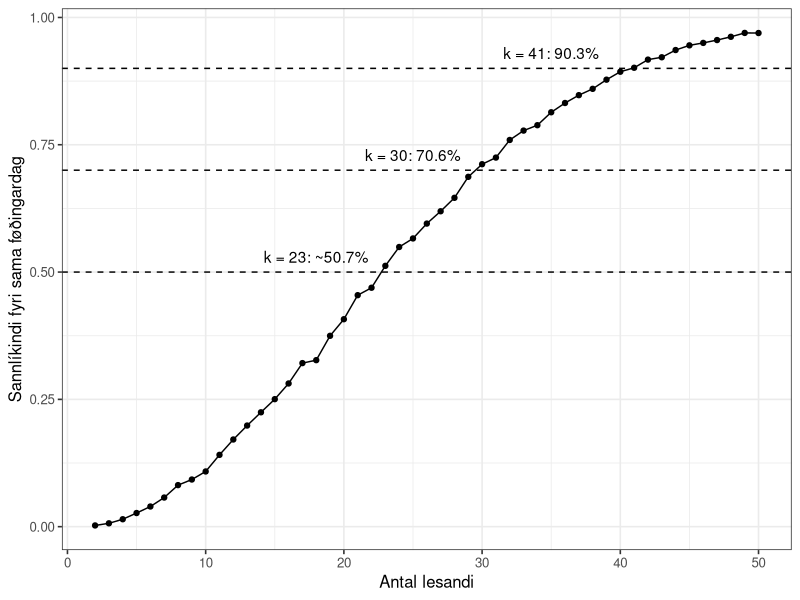
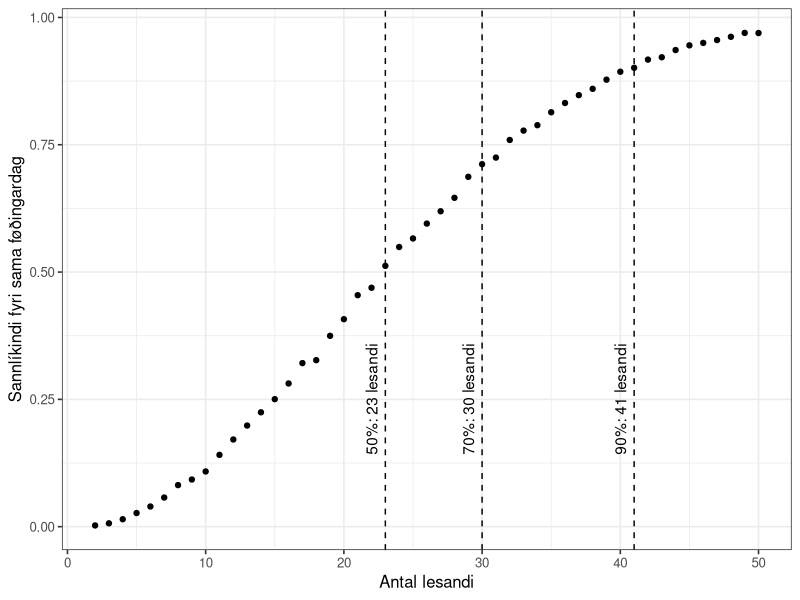
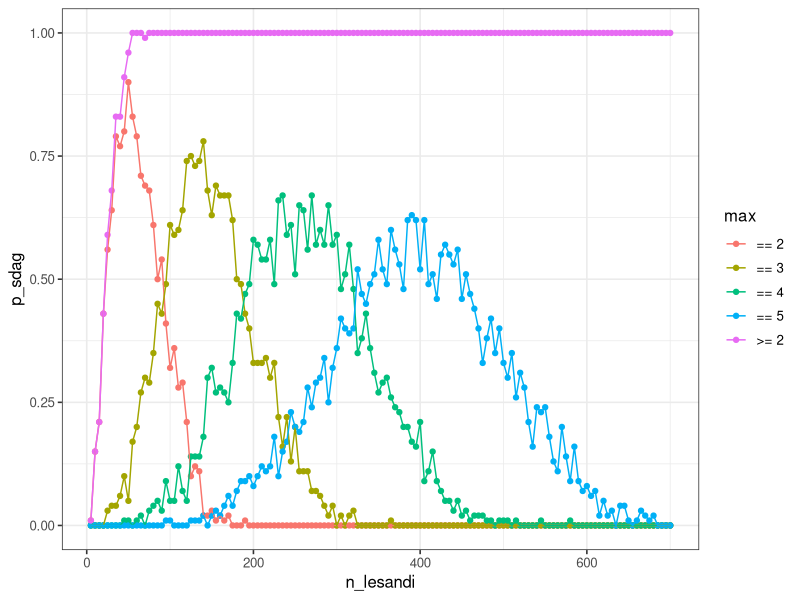
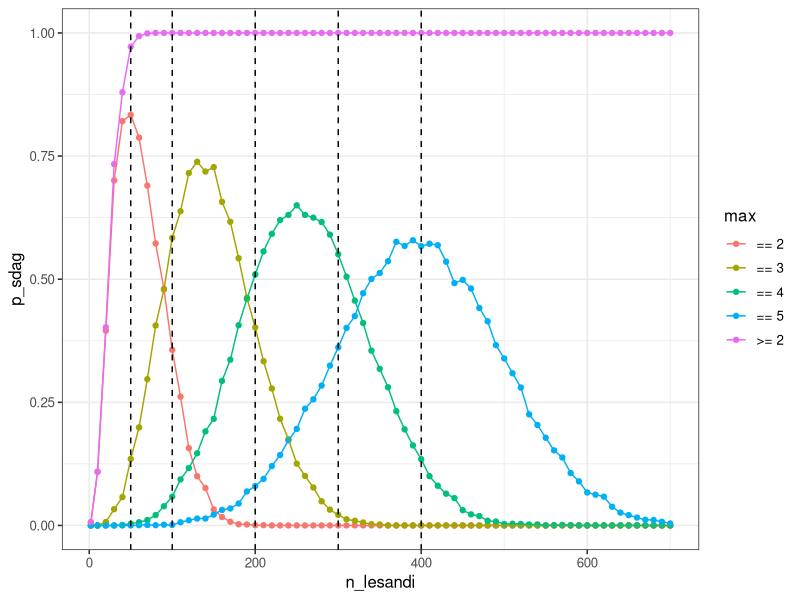
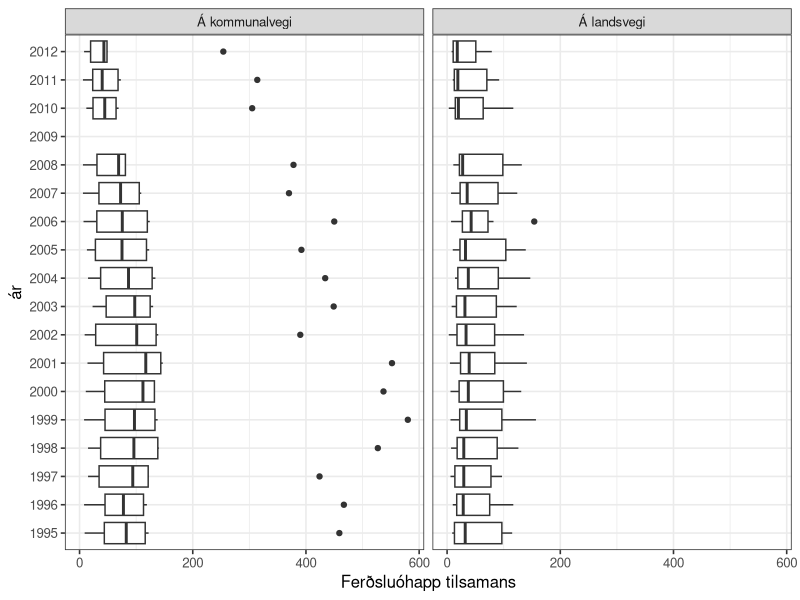
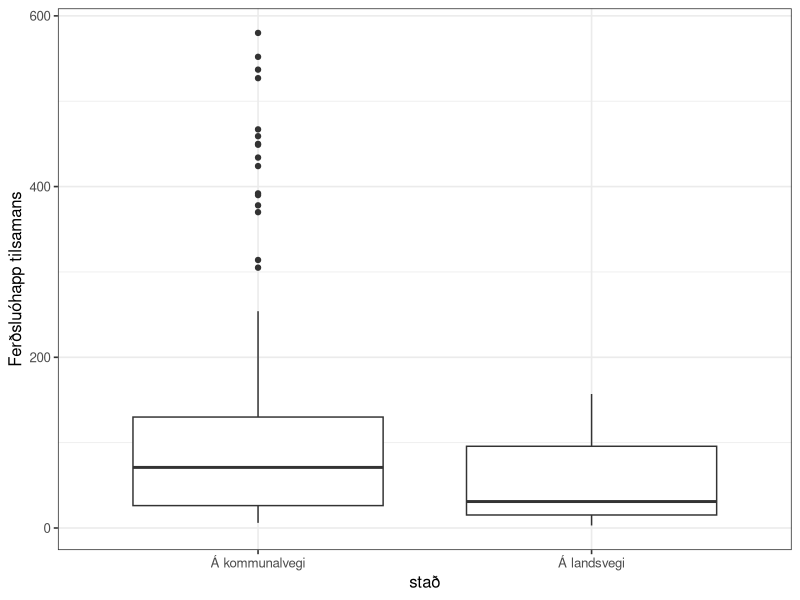
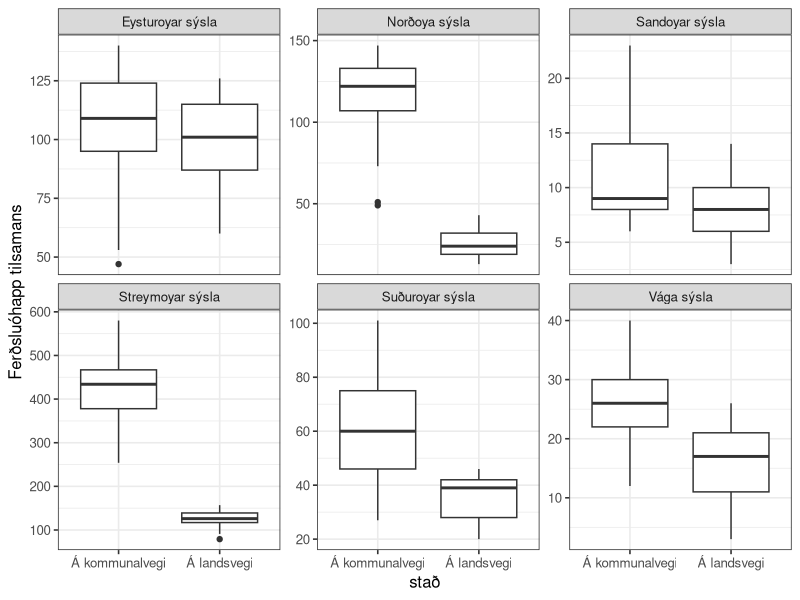
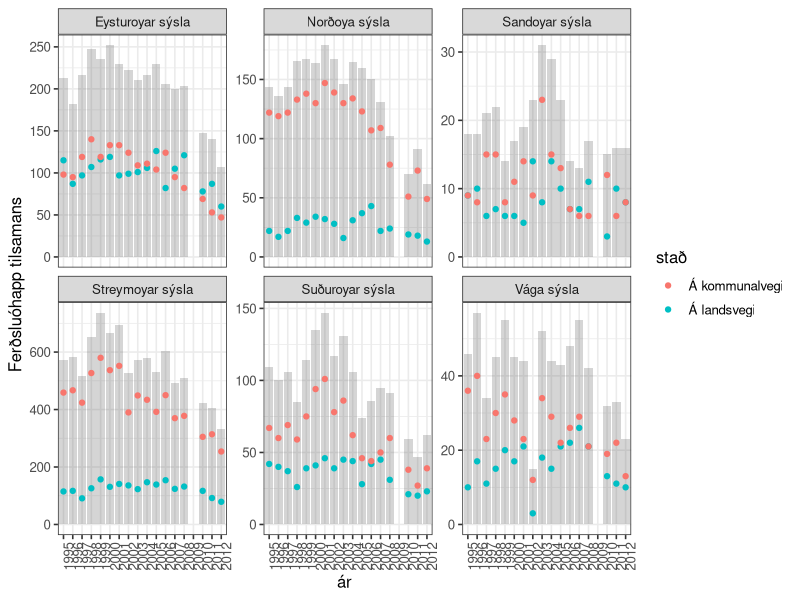

These figures' R source, in order: (Note: this script raises an error after producing the figures.)
## ---- chunk 1
knitr::opts_chunk$set(echo = TRUE)

options(dplyr.summarise.inform = FALSE)
library(tidyverse)

# set theme used for plotting
theme_set(theme_bw(base_size = 12))

## ---- chunk 2
n_lesandi <- 2:10
roynd_nr <- 1:2

sama_fdag <- crossing(n_lesandi, roynd_nr)
sama_fdag
## ---- chunk 3
sama_fdag <- mutate(
  sama_fdag,
  fdag = map(n_lesandi, ~ sample(365, ., replace = TRUE)))

sama_fdag
## ---- chunk 4
str(sama_fdag$fdag)
## ---- chunk 5
sama_fdag <- mutate(sama_fdag, nakar_sdag = map_lgl(fdag, ~ any(duplicated(.x))))
sama_fdag

## ---- chunk 6
p_samadag <- sama_fdag %>%
  group_by(n_lesandi) %>%
  summarise(p_sdag = mean(nakar_sdag))

p_samadag
## ---- chunk 7

p_samadag <-
  crossing(n_lesandi = 2:10, roynd_nr = 1:2) %>%
  mutate(.,
    fdag = map(n_lesandi, ~sample(365, ., replace = TRUE))
  ) %>%
  mutate(., nakar_sdag = map_lgl(fdag, ~any(duplicated(.x)))) %>%
  group_by(n_lesandi) %>%
  summarize(p_sdag = mean(nakar_sdag))
  
p_samadag
## ---- chunk 8

n_lesandi <- 2:50

p_samadag <-
  crossing(n_lesandi, roynd_nr) %>%
  mutate(.,
    fdag = map(n_lesandi, ~sample(365, ., replace = TRUE))
  ) %>%
  mutate(., nakar_sdag = map_lgl(fdag, ~any(duplicated(.x)))) %>%
  group_by(n_lesandi) %>%
  summarize(p_sdag = mean(nakar_sdag))
  
p_samadag

## ---- chunk 9
roynd_nr <- 1:5000
p_samadag <-
  crossing(n_lesandi, roynd_nr) %>%
  mutate(.,
    fdag = map(n_lesandi, ~sample(365, ., replace = TRUE))
  ) %>%
  mutate(., nakar_sdag = map_lgl(fdag, ~any(duplicated(.x)))) %>%
  group_by(n_lesandi) %>%
  summarize(p_sdag = mean(nakar_sdag))
  
p_samadag
## ---- chunk 10
ggplot(p_samadag, aes(x = n_lesandi, y = p_sdag)) +
  geom_point() +
  geom_line() +
  xlab("Antal lesandi") +
  ylab("Sannlíkindi fyri sama føðingardag") +
  geom_hline(yintercept = c(0.5, 0.7, 0.9), linetype = "dashed") +
  annotate("text", x=18, y = 0.53, label="k = 23: ~50.7%") +
  annotate("text", x=25, y = 0.73, label="k = 30: 70.6%") +
  annotate("text", x=35, y = 0.93, label="k = 41: 90.3%")
## ---- chunk 11
p_samadag <- p_samadag %>%
  mutate(n_ymisk = map(n_lesandi, ~prod(365:(365 - . + 1))) %>% unlist,
         n_total = 365^n_lesandi,
         p_teori = 1 - (n_ymisk/n_total)
  )

p_samadag
## ---- chunk 12
p_samadag <- p_samadag %>% 
  mutate(p_bday = map_dbl(n_lesandi, ~pbirthday(., classes = 365, coincident = 2)))

p_samadag
## ---- chunk 13
x50 <- qbirthday(prob = 0.5, classes = 365, coincident = 2)
x70 <- qbirthday(prob = 0.7, classes = 365, coincident = 2)
x90 <- qbirthday(prob = 0.9, classes = 365, coincident = 2)

ggplot(p_samadag, aes(x = n_lesandi, y = p_sdag)) +
  geom_point() +
  geom_vline(xintercept = x50, linetype = "dashed") +
  annotate("text", x=x50-1, y = 0.25, label=sprintf("%s: %s lesandi", "50%", x50), angle=90) +
  geom_vline(xintercept = x70, linetype = "dashed") +
  annotate("text", x=x70-1, y = 0.25, label=sprintf("%s: %s lesandi", "70%", x70), angle=90) +
  geom_vline(xintercept = x90, linetype = "dashed") +
  annotate("text", x=x90-1, y = 0.25, label=sprintf("%s: %s lesandi", "90%", x90), angle=90) +
  xlab("Antal lesandi") +
  ylab("Sannlíkindi fyri sama føðingardag")

## ---- chunk 14
qbirthday(prob = 0.5, classes = 365, coincident = 2)
qbirthday(prob = 0.7, classes = 365, coincident = 2)
qbirthday(prob = 0.9, classes = 365, coincident = 2)
## ---- chunk 15
n_lesandi_50 <- pbirthday(50, classes = 365, coincident = 2)
n_lesandi_50

n_lesandi_80 <- pbirthday(80, classes = 365, coincident = 2)
n_lesandi_80
## ---- chunk 16
n_lesandi = seq(5, 700, 5)
roynd_nr = 1:100

p_maxsdag <- NULL

p_maxsdag <- crossing(n_lesandi, roynd_nr) %>%
  mutate(
    fdag = map(n_lesandi, ~sample(365, ., replace = TRUE)),
    `>= 2` = map_int(fdag, ~any(duplicated(.x))),
    max_sdag = map_int(fdag, function(x) max(table(x))),
    `== 2` = max_sdag == 2,
    `== 3` = max_sdag == 3,
    `== 4` = max_sdag == 4,
    `== 5` = max_sdag == 5,
  )

p_maxsdag
## ---- chunk 17
p_maxsdag <- p_maxsdag %>%
  pivot_longer(cols=c(`>= 2`, `== 2`, `== 3`, `== 4`, `== 5`), names_to = 'max', values_to = 'sdag')

p_maxsdag
## ---- chunk 18


p_maxsdag <- p_maxsdag %>%
  group_by(n_lesandi, max) %>%
  summarize(p_sdag = mean(sdag))
p_maxsdag
## ---- chunk 19
ggplot(p_maxsdag, aes(x = n_lesandi, y = p_sdag, colour = max)) +
  geom_point() +
  geom_line()
## ---- chunk 20
n_lesandi = c(2, seq(10, 700, 10))
#n_lesandi = seq(5, 700, 5)
roynd_nr = 1:2000

p_maxsdag <- NULL

p_maxsdag <- crossing(n_lesandi, roynd_nr) %>%
  mutate(
    fdag = map(n_lesandi, ~sample(365, ., replace = TRUE)),
    `>= 2` = map_int(fdag, ~any(duplicated(.x))),
    max_sdag = map_int(fdag, function(x) max(table(x))),
    `== 2` = max_sdag == 2,
    `== 3` = max_sdag == 3,
    `== 4` = max_sdag == 4,
    `== 5` = max_sdag == 5,
  ) %>%
  pivot_longer(cols=c(`>= 2`, `== 2`, `== 3`, `== 4`, `== 5`), names_to = 'max', values_to = 'sdag') %>%
  group_by(n_lesandi, max) %>%
  summarize(p_sdag = mean(sdag))

p_maxsdag
## ---- chunk 21
ggplot(p_maxsdag, aes(x = n_lesandi, y = p_sdag, colour = max)) +
  geom_point() +
  geom_line() +
  geom_vline(xintercept = c(50, 100, 200, 300, 400), linetype = "dashed")
## ---- chunk 22
max_values <- NULL
for (v in c(50, 100, 200, 300, 400)) {
  n_lesandi_max <- NULL
  n_lesandi_max <-
    head(
      arrange(p_maxsdag %>%
        filter(n_lesandi == v) %>% filter(max != ">= 2"), desc(p_sdag)
      ),
    3) %>%
    mutate(nr = c(1, 2, 3))
  max_values <- rbind(max_values, n_lesandi_max)
}

max_values
## ---- chunk 23
ferdslu_ohapp <- read_csv("ferdslu_ohapp.csv")
ferdslu_ohapp
## ---- chunk 24
ferdslu_ohapp <- read_csv("ferdslu_ohapp.csv", skip = 1, na = "..")
ferdslu_ohapp
## ---- chunk 25
ferdslu_ohapp <- ferdslu_ohapp %>%
  mutate(across(everything(), ~ str_replace(., "-", "0")))
ferdslu_ohapp
## ---- chunk 26
ferdslu_ohapp <- pivot_longer(ferdslu_ohapp, cols = '1995':'2012',
                   names_to = "ár", values_to = "n", values_transform = list(n = as.integer))

ferdslu_ohapp

#ferdslu_ohapp$n <- as.integer(ferdslu_ohapp$n)

## ---- chunk 27

ferdslu_ohapp <- pivot_wider(ferdslu_ohapp, names_from = slag, values_from = n)


ferdslu_ohapp
## ---- chunk 28

ggplot(ferdslu_ohapp) +
  geom_boxplot(aes(x = `Ferðsluóhapp tilsamans`, y = ár), na.rm = TRUE) +
  facet_wrap(~stað)

## ---- chunk 29
df <- ferdslu_ohapp %>%
  filter(`Ferðsluóhapp tilsamans` > 150) 
df
## ---- chunk 30

ggplot(data = ferdslu_ohapp) +
  geom_boxplot(aes(x = stað, y = `Ferðsluóhapp tilsamans`), na.rm = TRUE)

## ---- chunk 31

ggplot(data = ferdslu_ohapp) +
  geom_boxplot(aes(x = stað, y = `Ferðsluóhapp tilsamans`), na.rm = TRUE) +
  facet_wrap(~sýsla, scales = "free_y")

## ---- chunk 32

ggplot(ferdslu_ohapp) +
  geom_bar(aes(x = ár, y = `Ferðsluóhapp tilsamans`), alpha = 0.25, stat = "Identity", na.rm = TRUE) +
  geom_point(aes(x = ár, y = `Ferðsluóhapp tilsamans`, colour = stað), na.rm = TRUE) +
  facet_wrap(~sýsla, scales = "free_y") +
  theme(axis.text.x = element_text(angle = 90))

## ---- chunk 33
ggplot(ferdslu_ohapp, aes(x = `Skadd fólk`, y = `ár`)) +
  geom_boxplot(na.rm = TRUE) +
  facet_wrap(~ `stað`)

## ---- chunk 34
ggplot(ferdslu_ohapp, aes(x = `stað`, y = `Skadd fólk`)) +
  geom_boxplot(na.rm = TRUE)
## ---- chunk 35
ggplot(ferdslu_ohapp, aes(x = `stað`, y = `Skadd fólk`)) +
  geom_boxplot(na.rm = TRUE) +
  facet_wrap(~ `sýsla`, scales = "free_y")
## ---- chunk 36
ggplot(ferdslu_ohapp, aes(x = `stað`, y = `Skadd fólk` / `Ferðsluóhapp tilsamans`)) +
  geom_boxplot(na.rm = TRUE) +
  facet_wrap(~ `sýsla`, scales = "free_y")
## ---- chunk 37
ggplot(ferdslu_ohapp) +
  geom_boxplot(aes(x = `Skadd fólk`/`Ferðsluóhapp tilsamans`, y = `stað`), color = "red", na.rm = TRUE) +
  geom_violin(aes(x = `Skadd fólk`/`Ferðsluóhapp tilsamans`, y = `stað`), alpha = 0.25, na.rm = TRUE) +
  geom_boxplot(aes(x = `Skadd fólk` / `Ferðsluóhapp tilsamans`, y = `sýsla`), color = "blue", na.rm = TRUE) +
  geom_violin(aes(x = `Skadd fólk` / `Ferðsluóhapp tilsamans`, y = `sýsla`), alpha = 0.25, na.rm = TRUE)
## ---- chunk 38
ophapp_yvirlit <- ferdslu_ohapp %>% 
  filter(`ár` != "2009") %>%
  group_by(`stað`) %>%
  summarise(
    n = n(),
    n_ohapp = sum(`Ferðsluóhapp tilsamans`),
    n_skadd = sum(`Skadd fólk`),
    p_skadd = n_skadd / n_ohapp
  )

ophapp_yvirlit
## ---- chunk 39
t.test(ophapp_yvirlit$p_skadd, conf.level = .95)$conf.int
## ---- chunk 40
binom.test(x = 636, n = 12623, p = 1/103)
## ---- chunk 41
prop.test(x = ophapp_yvirlit$n_skadd, n = ophapp_yvirlit$n_ohapp, p = ophapp_yvirlit$p_skadd)
## ---- chunk 42
landsvegi_ar <- ferdslu_ohapp %>% 
  filter(`ár` == 1998, `stað` == "Á landsvegi") %>%
  group_by(stað, ár, sýsla) %>%
  summarise(
    n_ohapp = sum(`Ferðsluóhapp tilsamans`),
    n_skadd = sum(`Skadd fólk`)
  )

landsvegi_ar
## ---- chunk 43
n_ohapp <- landsvegi_ar$n_ohapp
p <- 626/5285 # p_skadd

ndata <- NULL
tdata <- NULL
for (n in n_ohapp) {
  size = n
  mu <- n*p
  sd <- sqrt(n*p*(1-p))
  
  tb_data <- NULL
  tb_data <- tibble(x = seq(0, 25, 0.01),
                    y = dnorm(x, mu, sd),
                    n_ohapp = n)
  ndata <- rbind(ndata, tb_data)
  
  tb_bino <- tibble(
  x = seq(0, 25, 1),
  y = dbinom(x, n, p),
  n_ohapp = n
  )
  tdata <- rbind(tdata, tb_bino)
}

ggplot(ndata, aes(x,y)) +
  # geom_area(data=filter(ndata,
  #                       x <= 10),
  #           fill = "lightblue") +
  # geom_area(data=filter(ndata,
  #                       x >= 20),
  #           aes(x = x, y = y),
  #           fill = "lightblue") +
  scale_x_continuous(breaks = seq(0, 25, 5)) +
  scale_y_continuous(breaks = seq(0, 0.4, 0.1)) +
  geom_line() +
  geom_point(data=tdata, aes(x, y)) +
  facet_wrap(~ n_ohapp)
## ---- chunk 44
sysla_yvirlit <- ferdslu_ohapp %>%
  filter(`ár` != 2009) %>%
  group_by(`sýsla`) %>%
  summarise(
    n_ohapp = sum(`Ferðsluóhapp tilsamans`),
    n_skadd = sum(`Skadd fólk`),
    n_oskadd = n_ohapp - n_skadd 
  )
sysla_yvirlit
## ---- chunk 45
skadd_oskadd <- sysla_yvirlit %>%
  group_by(n_skadd, n_oskadd) %>%
  select(n_skadd, n_oskadd)

skadd_oskadd
## ---- chunk 46
chisq.test(skadd_oskadd)
## ---- chunk 47
ptest <- skadd_oskadd$n_skadd / (skadd_oskadd$n_skadd + skadd_oskadd$n_oskadd)
ptest

# prop.test(x = skadd_oskadd$n_skadd, n = skadd_oskadd$n_oskadd, p = ptest)
prop.test(x = skadd_oskadd)

?prop.test
